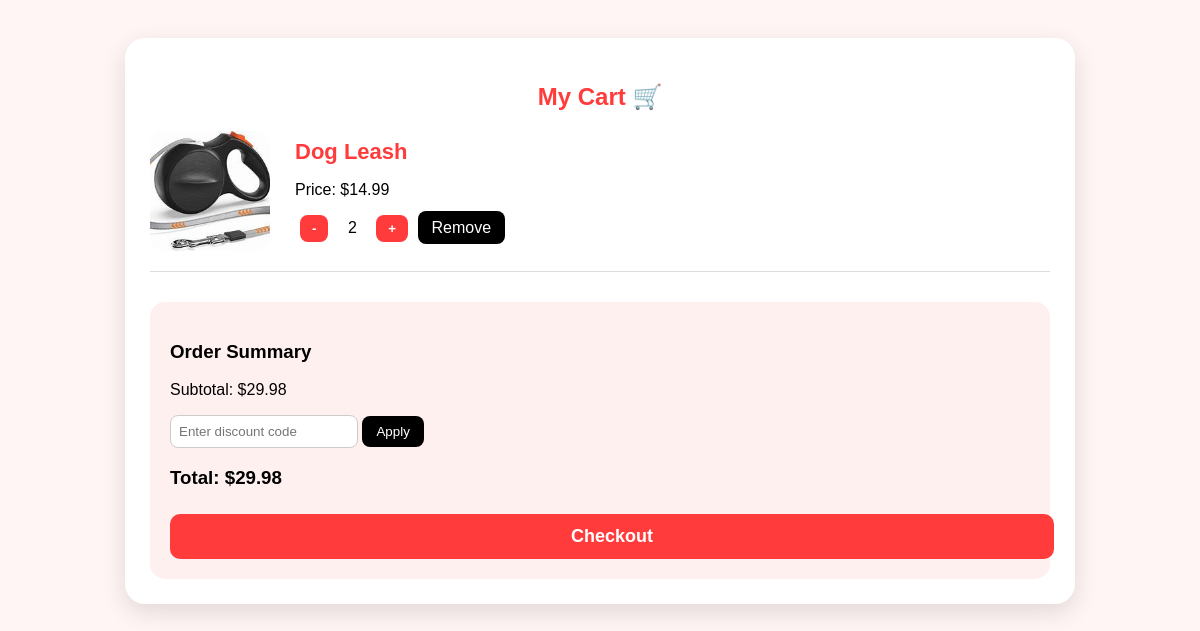
Page /cart.php?error=1 (signed in) on the committed database.
### tables this page shows
CREATE TABLE `cart` (
  `id` int NOT NULL,
  `user_id` int NOT NULL,
  `product_id` int NOT NULL,
  `quantity` int DEFAULT '1'
);

CREATE TABLE `products` (
  `product_id` int NOT NULL,
  `product_name` varchar(150) NOT NULL,
  `description` text,
  `price` decimal(10,2) NOT NULL,
  `category` varchar(100) DEFAULT NULL,
  `image` varchar(255) DEFAULT NULL,
  `created_at` timestamp NULL DEFAULT CURRENT_TIMESTAMP
);

### cart.php (the view, shortened to what this page needs)
<?php
include 'db.php';
$user_id = $_SESSION["user_id"];
$query = "
SELECT c.id AS cart_id, c.quantity,
       p.product_name, p.price, p.image
FROM cart c
JOIN products p ON c.product_id = p.product_id
WHERE c.user_id = ?
";
$stmt = $conn->prepare($query);
$stmt->bind_param("i", $user_id);
$stmt->execute();
$result = $stmt->get_result();
$cart_items = [];
$subtotal = 0;
while ($row = $result->fetch_assoc()) {
    $subtotal += $row["price"] * $row["quantity"];
    $cart_items[] = $row;
}
$discount_amount = 0;
$total = $subtotal - $discount_amount;
?>
<!DOCTYPE html>
<html>
<head>
</head>
<body>
<div class="cart-wrapper">
    <h2>My Cart 🛒</h2>
    <?php foreach ($cart_items as $row) { ?>
    <div class="cart-item">
        <img src="<?php echo $row['image']; ?>">
        <div class="cart-info">
            <h3><?php echo $row['product_name']; ?></h3>
            <p>Price: $<?php echo number_format($row['price'], 2); ?></p>
            <div class="qty-controls">
                <form action="update_quantity.php" method="POST" style="display:inline;">
                    <button type="submit" name="action" value="subtract" class="qty-btn">-</button>
                </form>
                <span style="font-size:16px; margin:0 10px;"><?php echo $row['quantity']; ?></span>
                <form action="update_quantity.php" method="POST" style="display:inline;">
                    <button type="submit" name="action" value="add" class="qty-btn">+</button>
                </form>
                <a href="remove.php?id=<?php echo $row['cart_id']; ?>" class="remove-btn">Remove</a>
            </div>
        </div>
    </div>
    <?php } ?>
    <div class="summary-box">
        <h3>Order Summary</h3>
        <p>Subtotal: $<?php echo number_format($subtotal, 2); ?></p>
        <form method="POST">
            <div class="discount-box">
                <input type="text" name="discount_code" placeholder="Enter discount code">
                <button type="submit" name="apply_discount" class="discount-btn">Apply</button>
            </div>
        </form>
        <h3>Total: $<?php echo number_format($total, 2); ?></h3>
        <a href="process_order.php?total=<?php echo $total; ?>" class="checkout-btn">Checkout</a>
    </div>
</div>
</body>
</html>

### cart.php (style rules this page uses)
body { font-family: Poppins, sans-serif; background: #fff5f5; padding: 30px; }
.cart-wrapper { max-width: 900px; margin: auto; background: white; padding: 25px; border-radius: 20px; box-shadow: 0px 8px 25px rgba(0,0,0,0.12); }
.cart-wrapper h2 { color: #ff3b3b; text-align: center; }
.cart-item { display: flex; align-items: center; margin-bottom: 25px; padding-bottom: 20px; border-bottom: 1px solid #ddd; }
.cart-item img { width: 120px; height: 120px; object-fit: cover; border-radius: 15px; margin-right: 25px; }
.cart-info h3 { margin: 0; color: #ff3b3b; font-size: 22px; }
.qty-controls { margin-top: 10px; }
.qty-btn { background: #ff3b3b; color: white; padding: 6px 12px; border-radius: 8px; border: none; cursor: pointer; font-weight: bold; margin: 0 5px; }
.remove-btn { background: black; color: white; padding: 8px 14px; border-radius: 8px; text-decoration: none; }
.summary-box { margin-top: 30px; background: #fff0f0; padding: 20px; border-radius: 15px; }
.checkout-btn { display: block; width: 100%; background: #ff3b3b; padding: 12px; border-radius: 10px; color: white; font-size: 18px; text-align: center; margin-top: 25px; text-decoration: none; font-weight: bold; }
.discount-box input { padding: 8px; width: 170px; border-radius: 8px; border: 1px solid #ccc; }
.discount-btn { background: #000; color: white; padding: 8px 14px; border-radius: 8px; border: none; cursor: pointer; }

### rows in the picture
cart: product.image (picture), product.product_name "Dog Leash", product.price "14.99", quantity "2"

### other values in the picture
$subtotal "29.98"
$total "29.98"
